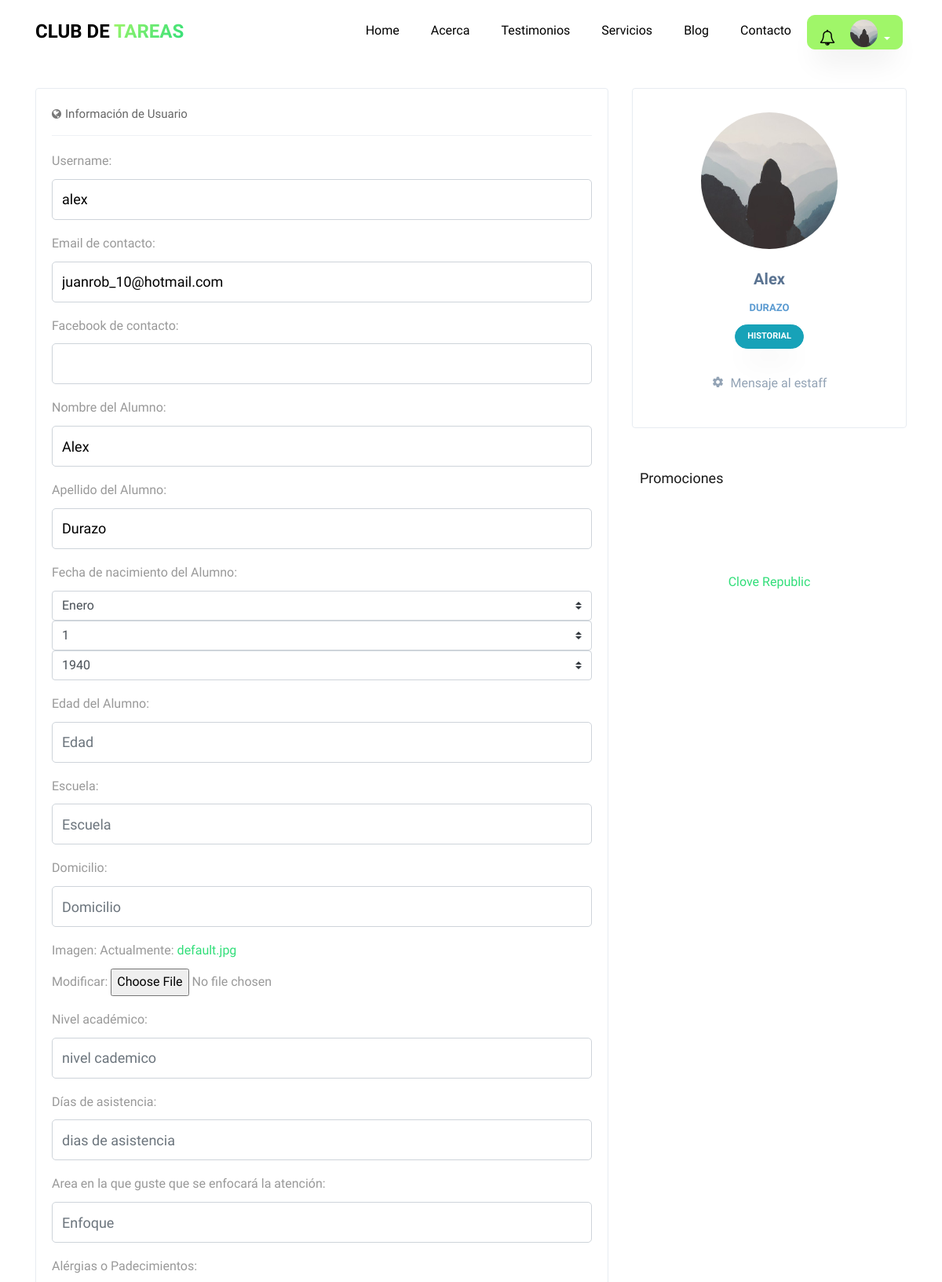
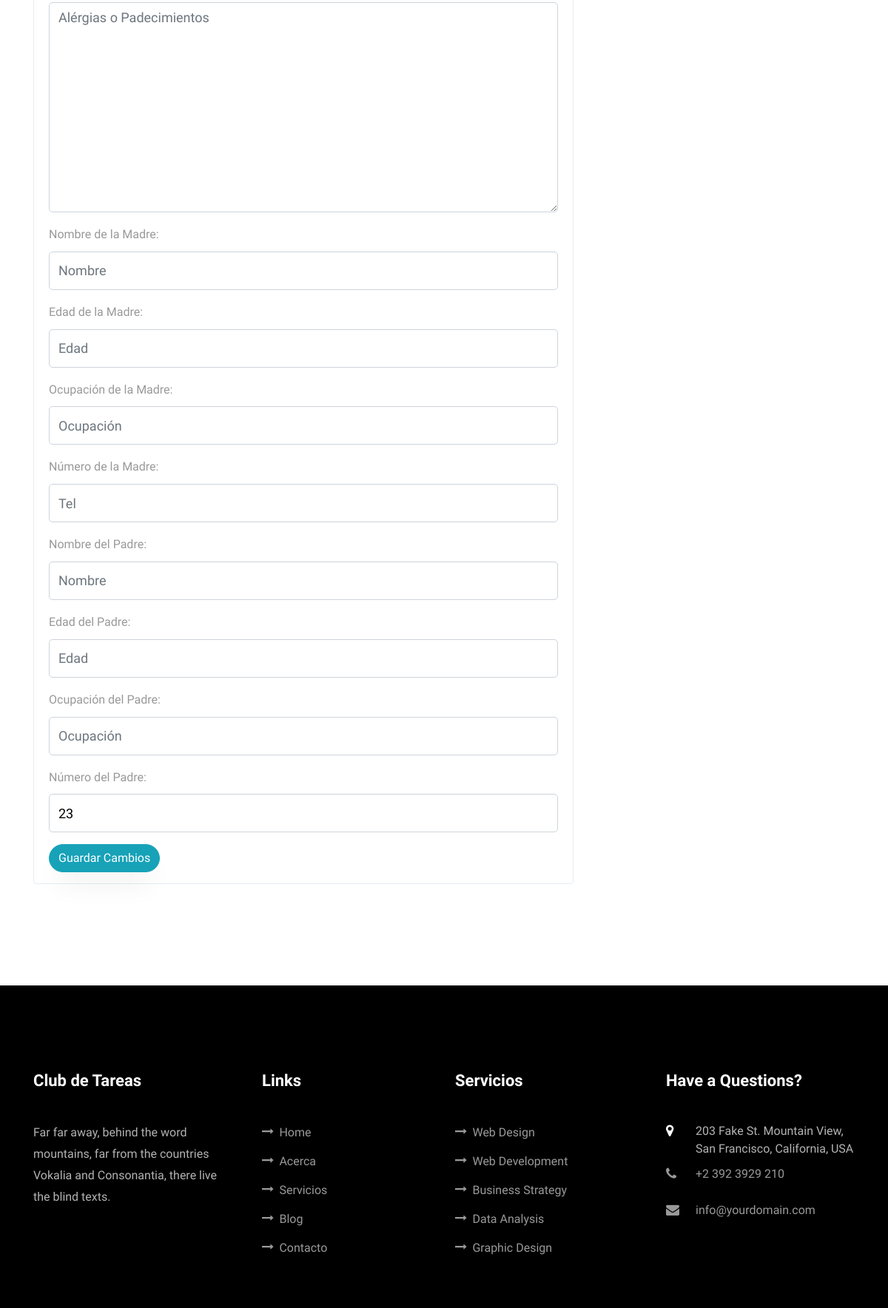
The page /profile/ (signed in, upper part) on the database its author committed (2 pictures, top to bottom).
### usuario/models.py (models this page shows, shortened)
class Usuario(AbstractBaseUser,PermissionsMixin):
    imagen       =  models.ImageField(default='default.jpg',upload_to='profile_pics')
    email        =  models.EmailField(max_length=60,blank=True)
    facebook     =  models.CharField(max_length=100,blank=True)
    username     =  models.CharField(max_length=30,unique=True)
    nombre       =  models.CharField(max_length=100)
    apellido     =  models.CharField(max_length=100)
    edad         =  models.IntegerField(blank=True,null=True)
    padecimientos = models.TextField(verbose_name="padecimientos",blank=True)
    asistencia = models.CharField(verbose_name="Días de asistencia",max_length=100,blank=True)
    enfoque = models.CharField(verbose_name="Area en la que guste que se enfocará la atención",max_length=100,blank=True)
    nombre_de_la_madre =  models.CharField(verbose_name="Nombre de la Madre",max_length=100,blank=True)
    edad_de_la_madre =  models.IntegerField(verbose_name="Edad",blank=True, null=True)
    ocupacion_de_la_madre = models.CharField(verbose_name="Ocupación",max_length=100,blank=True)
    numero_de_la_madre   =  models.IntegerField(verbose_name="Número de contacto",blank=True,null=True)
    nombre_del_padre =  models.CharField(verbose_name="Nombre del Padre",max_length=100,blank=True)
    edad_del_padre =  models.IntegerField(verbose_name="Edad",blank=True, null=True)
    ocupacion_del_padre = models.CharField(verbose_name="Ocupación",max_length=100,blank=True)
    numero_del_padre    =  models.IntegerField(verbose_name="Número de contacto",blank=True,null=True)
    fecha_nacimiento = models.DateField(verbose_name="Fecha de nacimiento",blank=True, null=True)
    escuela      =  models.CharField(verbose_name="Nombre de la escuela",max_length=100,blank=True)
    domicilio    =  models.CharField(verbose_name="Domicilio",max_length=150,blank=True)
    status_paquetes = models.BooleanField(verbose_name="¿Tiene Paquetes Activos?",default=False)
    '''
    NIVEL_STATUS = (
         ('k','Kinder'),
         ('p','Primaria'),
         ('s','Secundaria'),
         ('b','bachillerato'),
         ('u','universidad'))
    '''
    nivel_academico = models.CharField(max_length=500,blank=True,verbose_name='Nivel académico del alumno')
    date_joined  =  models.DateTimeField(verbose_name="Fecha de ingreso",auto_now_add=True)
    last_login   =  models.DateTimeField(verbose_name="Ultima fecha de Sesión",auto_now=True)
    is_admin     =  models.BooleanField(verbose_name="¿Es Administrador?",default=False)
    is_active    =  models.BooleanField(verbose_name="¿Esta Acivo?",default=True)
    is_staff     =  models.BooleanField(verbose_name="¿Es parte del Staff?",default=False)
    is_superuser =  models.BooleanField(verbose_name="¿Es Super Usuario?",default=False)
    grupo = models.OneToOneField(Group,on_delete=models.SET_NULL,null=True,blank=True)
    USERNAME_FIELD  = "username"
    REQUIRED_FIELDS = ["nombre","apellido"]
    objects = MyUsuarioManager()

### app/views.py (the view)
# urls.py: path('profile/', views.profile,name='profile'),
@login_required
def profile(request):
    context = {}
    if request.POST:
        form = UserUpdateForm(request.POST,request.FILES,instance=request.user)
        if form.is_valid():
            form.save()
            if form.changed_data:
                evento = Historial_User(mensaje=f"datos actualizados del Perfil: {form.changed_data}",usuario=request.user)
                evento.save()
                messages.success( request,'Los datos del formulario han sido actualizados')
                if not request.user.is_superuser:
                    usuarios = get_user_model().objects.filter(is_superuser=True)
                    notify.send(request.user,recipient=usuarios,verb="Datos de Perfil Actualizado",description=f"datos actualizados del Perfil: {form.changed_data}",action_object=request.user)
        else:
            messages.warning(request,'Error al procesar el formulario')
    else:
        form =UserUpdateForm(instance=request.user)
        '''initial = {
          'username' :request.user.username,
          'email': request.user.email,
          'facebook': request.user.facebook,
          'nombre': request.user.nombre,
          'apellido': request.user.apellido,
          'fecha_nacimiento': request.user.fecha_nacimiento,
          'edad': request.user.edad,
          'escuela': request.user.escuela,
          'domicilio': request.user.domicilio,
          'imagen': request.user.imagen,
          'nivel_academico': request.user.nivel_academico,
          'padecimientos': request.user.padecimientos,
          'asistencia': request.user.asistencia,
          'enfoque': request.user.enfoque,
          'nombre_de_la_madre': request.user.nombre_de_la_madre,
          'edad_de_la_madre': request.user.edad_de_la_madre,
          'ocupacion_de_la_madre': request.user.ocupacion_de_la_madre,
          'numero_de_la_madre': request.user.numero_de_la_madre,
          'nombre_del_padre': request.user.nombre_del_padre,
          'edad_del_padre': request.user.edad_del_padre,
          'ocupacion_del_padre': request.user.ocupacion_del_padre,
          'numero_del_padre': request.user.numero_del_padre
          }
        )'''
    context['profile_form'] = form
    user_status = online_users.models.OnlineUserActivity.get_user_activities(timedelta(seconds=60))
    context['online_users'] = (user for user in  user_status)
    context['historial'] = request.user.historial.all().order_by('-fecha')
    publicidad = Publicidad.objects.all()
    id_item_activate = 0
    if publicidad:
        id_item_activate = publicidad[0].id
    context["publicidad"] = publicidad
    context["id_item_activate"] = id_item_activate
    return render(request,'app/profile.html',context)

### app/templates/app/profile.html (shortened to what this page needs)
{% extends 'main/base.html' %}
{% load crispy_forms_tags%}
{% load static %}
{% block content %}
<section class="ftco-section  notifications-fix-top">
  <div class="container">
    <div class="row">
        <div class="col-md-8">
            <div class="portlet light bordered ftco-animate">
                <div class="portlet-title tabbable-line">
                    <div class="caption caption-md">
                        <i class="icon-globe theme-font hide"></i>
                        <span class="caption-subject font-blue-madison bold uppercase">Información de Usuario</span>
                    </div>
                </div>
                <div class="portlet-body">
                        <div class="tab-content">
                            <div role="tabpanel" class="tab-pane active" id="home">
                                <form method="POST" enctype="multipart/form-data" novalidate>
                                  {% for field in profile_form %}
                                  <div class="form-group">
                                      {{ field.label_tag }}
                                      {{ field }}
                                  </div>
                                  {% endfor %}
                                  <button type="submit" class="btn btn-info">Guardar Cambios</button>
                                </form>
                            </div>
                        </div>
                </div>
            </div>
        </div>
        <div class="col-md-4">
          <div class="row">
            <div class="col-12">
              <div class="portlet light profile-sidebar-portlet bordered  justify-content-center ftco-animate">
                  <div class="profile-userpic" style="text-align:center">
                      <img src="{{ request.user.imagen.url }}" class="img-responsive" alt="">
                  </div>
                  <div class="profile-usertitle">
                      <div class="profile-usertitle-name">{{ request.user.nombre }}</div>
                      <div class="profile-usertitle-job">{{ request.user.apellido }} </div>
                  </div>
                  <div class="profile-userbuttons">
                      <button type="button" class="btn btn-info  btn-sm" data-toggle="modal"  data-target=".historial_modal">Historial</button>
                  </div>
                  <div class="profile-usermenu w-100">
                      <ul class="nav">
                          <li style="position:relative; width:100%; height:50px;">
                              <a  style="text-align: center;position:absolute; top:0; left: 50%; transform: translateX(-50%);" href="{% url 'app:form_notification'%}">
                                  {% if  request.user.is_superuser %}
                                      <i class="icon-settings"></i>Mensaje a estudiantes</a>
                                  {% else %}
                                      <i class="icon-settings"></i>Mensaje al estaff</a>
                                  {% endif%}
                          </li>
                      </ul>
                  </div>
             </div>
            </div>
            <div class="sidebar-box ftco-animate">
               <h3 class="heading-sidebar">Promociones</h3>
            </div>
            <div class="col-12">
              <div id="fb-container" style="width:100%; margin-top: 30px;margin-bottom: 30px;text-align: center">
                <div class="fb-page" data-tabs="timeline" data-href="https://www.facebook.com/El-Club-De-Tareas-114777256733226/" data-height="500" data-small-header="false" data-adapt-container-width="true" data-hide-cover="false" data-show-facepile="false"><blockquote cite="https://www.facebook.com/El-Club-De-Tareas-114777256733226/" class="fb-xfbml-parse-ignore"><a href="https://www.facebook.com/El-Club-De-Tareas-114777256733226/">Clove Republic</a></blockquote></div>
              </div>
            </div>
          </div>
      </div>
    </div>
  </div>
</section>
{% endblock content %}

### templates/main/base.html (shortened to what this page needs)
{% load static %}
{% load notifications_tags %}
{% notifications_unread as unread_count %}
<!DOCTYPE html>
<html lang="es">
  <head>
    <link rel="stylesheet" href="{% static 'main/css/fonts.css'%}">
    <link rel="stylesheet" href="{% static 'main/css/open-iconic-bootstrap.min.css'%}">
    <link rel="stylesheet" href="{% static 'main/css/animate.css'%}">
    <link rel="stylesheet" href="{% static 'main/css/search.css'%}">
    <link rel="stylesheet" href="{% static 'main/css/owl.carousel.min.css'%}">
    <link rel="stylesheet" href="{% static 'main/css/owl.theme.default.min.css'%}">
    <link rel="stylesheet" href="{% static 'main/css/magnific-popup.css'%}">
    <link rel="stylesheet" href="{% static 'main/css/aos.css'%}">
    <link rel="stylesheet" href="{% static 'main/css/ionicons.min.css'%}">
    <link rel="stylesheet" href="{% static 'main/css/flaticon.css' %}">
    <link rel="stylesheet" href="{% static 'main/css/icomoon.css' %}">
    <link rel="stylesheet" href="{% static 'main/css/style.css' %}">
    <link rel="stylesheet" href="{% static 'main/css/fix.css' %}">
    <link rel='stylesheet' href="https://cdnjs.cloudflare.com/ajax/libs/fullcalendar/3.1.0/fullcalendar.min.css" />
  </head>
  <body  data-target=".site-navbar-target" data-offset="300">
  <nav class="navbar navbar-expand-lg navbar-dark ftco_navbar bg-dark ftco-navbar-light site-navbar-target" id="ftco-navbar">
	    <div class="container">
	      <a class="navbar-brand" href="{% url 'blog:home' %}">Club de <span>Tareas</span></a>
	      <div class="collapse navbar-collapse" id="ftco-nav">
	        <ul class="navbar-nav nav ml-auto" style="text-align:center">
	          <li class="nav-item"><a href="{% url 'blog:home' %}" class="nav-link"><span>Home</span></a></li>
	          <li class="nav-item"><a href="{% url 'blog:about' %}"  class="nav-link"><span>Acerca</span></a></li>
	          <li class="nav-item"><a href="{% url 'blog:testimony' %}"  class="nav-link"><span>Testimonios</span></a></li>
	          <li class="nav-item"><a href="{% url 'blog:services' %}" class="nav-link"><span>Servicios</span></a></li>
            <li class="nav-item"><a href="{% url 'blog:blog' %}" class="nav-link"><span>Blog</span></a></li>
            <li class="nav-item"><a href="{% url 'blog:contact' %}" class="nav-link"><span>Contacto</span></a></li>
          </ul>
          <ul class="nav navbar-nav navbar-right" style="text-align: right">
            {% if request.user.is_authenticated %}
            <div class="dropdown" style="padding-right:5px;margin:0;">
                    <a style="border-radius: 10px 10px 10px 10px !important;
                             -moz-border-radius: 10px 10px 10px 10px;
                             -webkit-border-radius: 10px 10px 10px 10px;padding-bottom:0; padding-top:0;padding-left:15px;padding-right:15px;"
                      class="btn btn-secondary dropdown-toggle" href="#" role="button" id="dropdownMenuLink" data-toggle="dropdown" aria-haspopup="true" aria-expanded="false">
                      <div style="display: inline-block;position: relative;margin-right:10px;">
                        <i class="fa fa-bell-o" style="font-size: 20px;color: black;"></i>
                      </div>
                          <div class="inset" style="margin-left: 5px;display: inline-block;">
                            <img src="{{ request.user.imagen.url }}">
                          </div>
                    </a>
              </div>
            {% else %}
              <li class="nav-item"><a href="{% url 'app:login' %}"  class="nav-link"><span>Login</span></a></li>
            </ul>
          {% endif %}
	      </div>
	    </div>
	  </nav>
    {% block content %}{% endblock %}
    <footer class="ftco-footer ftco-section">
      <div class="container">
        <div class="row mb-5">
          <div class="col-md">
            <div class="ftco-footer-widget mb-4">
              <h2 class="ftco-heading-2">Club de Tareas</h2>
              <p>Far far away, behind the word mountains, far from the countries Vokalia and Consonantia, there live the blind texts.</p>
              <ul class="ftco-footer-social list-unstyled float-md-left float-lft mt-5">
              </ul>
            </div>
          </div>
          <div class="col-md">
            <div class="ftco-footer-widget mb-4 ml-md-4">
              <h2 class="ftco-heading-2">Links</h2>
              <ul class="list-unstyled">
                <li><a href="{% url 'blog:home' %}" ><span class="icon-long-arrow-right mr-2"></span>Home</a></li>
                <li><a href="{% url 'blog:about' %}"><span class="icon-long-arrow-right mr-2"></span>Acerca</a></li>
                <li><a href="{% url 'blog:services' %}"><span class="icon-long-arrow-right mr-2"></span>Servicios</a></li>
                <li><a href="{% url 'blog:blog' %}"><span class="icon-long-arrow-right mr-2"></span>Blog</a></li>
                <li><a href="{% url 'blog:contact' %}"><span class="icon-long-arrow-right mr-2"></span>Contacto</a></li>
              </ul>
            </div>
          </div>
          <div class="col-md">
             <div class="ftco-footer-widget mb-4">
              <h2 class="ftco-heading-2">Servicios</h2>
              <ul class="list-unstyled">
                <li><a href="#"><span class="icon-long-arrow-right mr-2"></span>Web Design</a></li>
                <li><a href="#"><span class="icon-long-arrow-right mr-2"></span>Web Development</a></li>
                <li><a href="#"><span class="icon-long-arrow-right mr-2"></span>Business Strategy</a></li>
                <li><a href="#"><span class="icon-long-arrow-right mr-2"></span>Data Analysis</a></li>
                <li><a href="#"><span class="icon-long-arrow-right mr-2"></span>Graphic Design</a></li>
              </ul>
            </div>
          </div>
          <div class="col-md">
            <div class="ftco-footer-widget mb-4">
            	<h2 class="ftco-heading-2">Have a Questions?</h2>
            	<div class="block-23 mb-3">
	              <ul>
	                <li><span class="icon icon-map-marker"></span><span class="text">203 Fake St. Mountain View, San Francisco, California, USA</span></li>
	                <li><a href="#"><span class="icon icon-phone"></span><span class="text">+2 392 3929 210</span></a></li>
	                <li><a href="#"><span class="icon icon-envelope"></span><span class="text">info@yourdomain.com</span></a></li>
	              </ul>
	            </div>
            </div>
          </div>
        </div>
      </div>
    </footer>
  </body>
</html>

### rows shown on the page
Usuario: user.imagen (placeholder picture), profile_form "alex" "juanrob_10@hotmail.com" "Alex" "Durazo" "23", user.nombre "Alex", user.apellido "DURAZO"

### other values the page prints
{{ field.label_tag }} "Username:" "Email de contacto:" "Facebook de contacto:" "Nombre del Alumno:" "Apellido del Alumno:" "Fecha de nacimiento del Alumno:" "Edad del Alumno:" "Escuela:" "Domicilio:" "Imagen:" "Nivel académico:" "Días de asistencia:" "Area en la que guste que se enfocará la atención:" "Alérgias o Padecimientos:" "Nombre de la Madre:" "Edad de la Madre:" "Ocupación de la Madre:" "Número de la Madre:" "Nombre del Padre:" "Edad del Padre:" "Ocupación del Padre:" "Número del Padre:"
